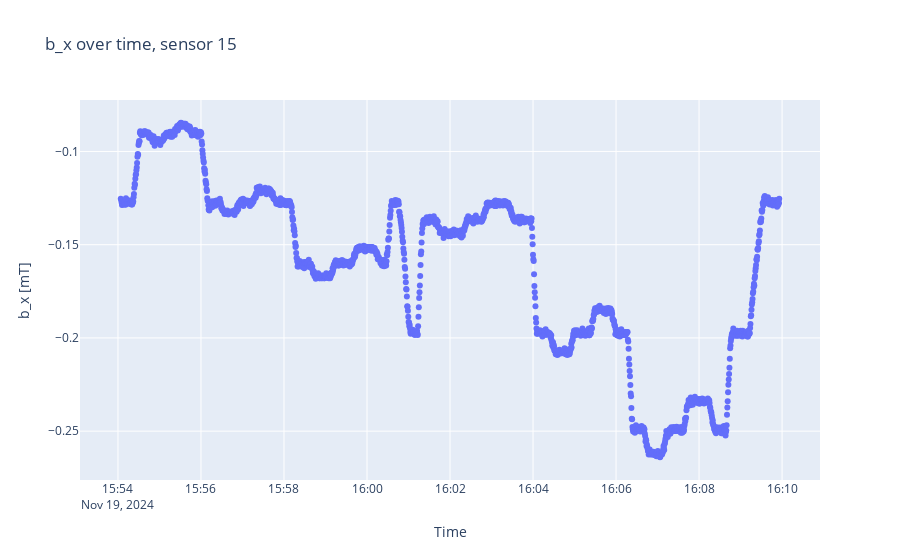
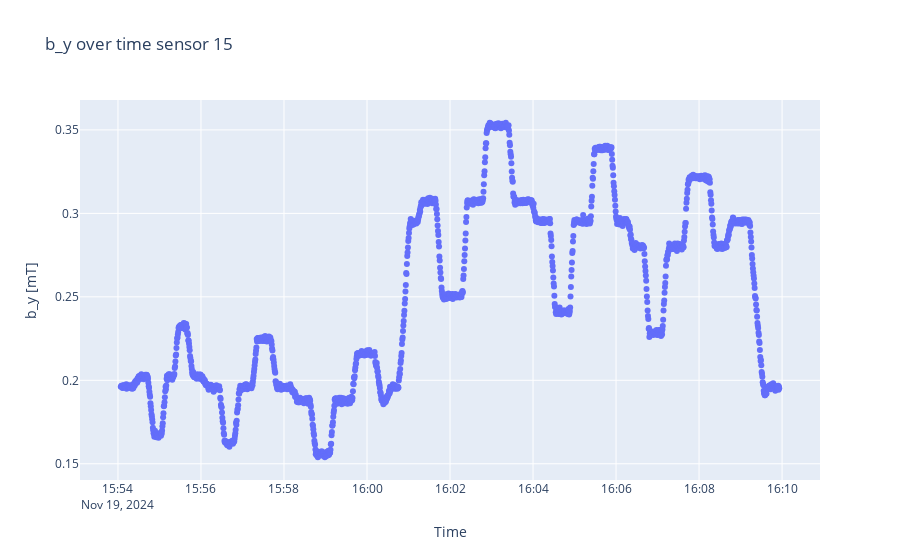
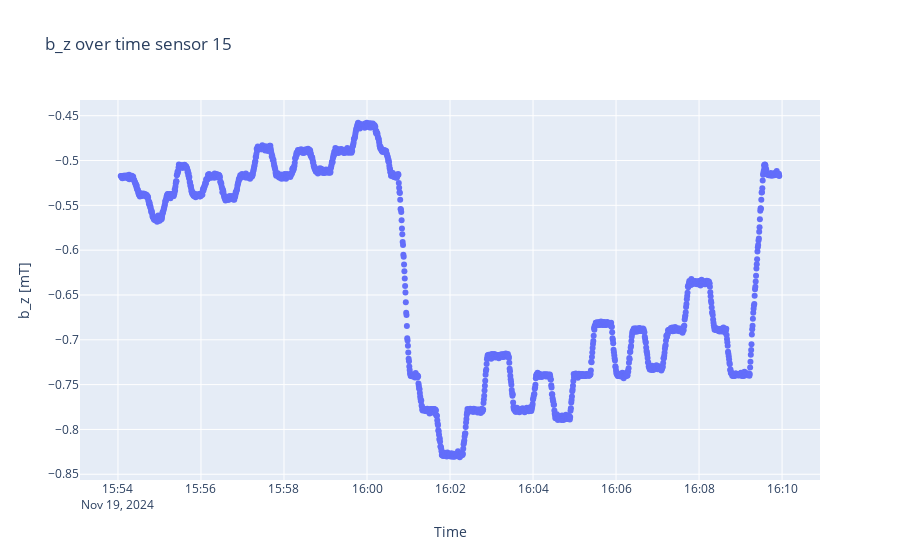

Notebook cell for these charts, in order:
### Code cell
sensorplots(B, timestamps, 15)

### Figure 1 — Plotly figure (JSON) as saved in the notebook; plotly's stock layout.template omitted (floating-point values rounded to 4 significant figures; data arrays with more than 128 entries replaced by an {"elided": "..."} marker saying what was removed)
{"data": [{"mode": "markers", "type": "scatter", "x": {"elided": "1879 str values"}, "y": {"elided": "1879 float values"}}], "layout": {"title": {"text": "b_x over time, sensor 15"}, "xaxis": {"title": {"text": "Time"}}, "yaxis": {"scaleanchor": "y", "title": {"text": "b_x [mT]"}}}}

### Figure 2 — Plotly figure (JSON) as saved in the notebook; plotly's stock layout.template omitted (floating-point values rounded to 4 significant figures; data arrays with more than 128 entries replaced by an {"elided": "..."} marker saying what was removed)
{"data": [{"mode": "markers", "type": "scatter", "x": {"elided": "1879 str values"}, "y": {"elided": "1879 float values"}}], "layout": {"title": {"text": "b_y over time sensor 15"}, "xaxis": {"title": {"text": "Time"}}, "yaxis": {"scaleanchor": "y", "title": {"text": "b_y [mT]"}}}}

### Figure 3 — Plotly figure (JSON) as saved in the notebook; plotly's stock layout.template omitted (floating-point values rounded to 4 significant figures; data arrays with more than 128 entries replaced by an {"elided": "..."} marker saying what was removed)
{"data": [{"mode": "markers", "type": "scatter", "x": {"elided": "1879 str values"}, "y": {"elided": "1879 float values"}}], "layout": {"title": {"text": "b_z over time sensor 15"}, "xaxis": {"title": {"text": "Time"}}, "yaxis": {"scaleanchor": "y", "title": {"text": "b_z [mT]"}}}}
